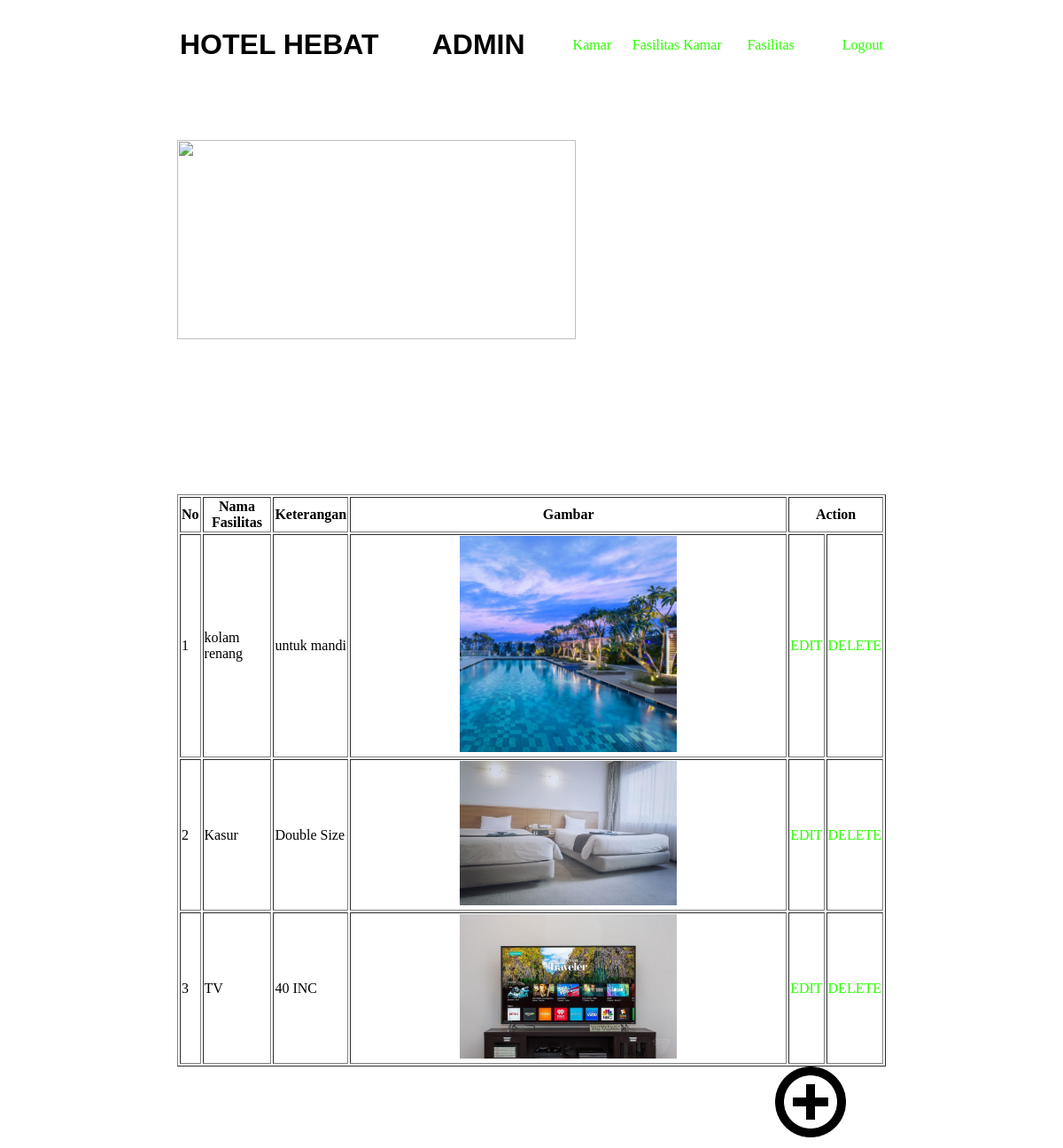
The page /admin_fasilitas.php on the database its author committed.
### tables this page shows
CREATE TABLE `tbfasilitas` (
  `idFasilitas` int(30) NOT NULL,
  `namaFasilitas` varchar(30) NOT NULL,
  `typeKamar` varchar(100) NOT NULL,
  `imgfasilitas` varchar(1000) NOT NULL,
  `locatio` varchar(100) NOT NULL
);

### admin_fasilitas.php (the view, shortened to what this page needs)
<!DOCTYPE html>
<html lang="en">
<head>
    <link rel="stylesheet" type="text/css" href="style.css">
</head>
<noframe>
<body>
    <div id="warp">
        <div class="topmenu">
            <table>
            <tr>
            <td width="300px"><h1>HOTEL HEBAT</h1></td>
            <td ><h1>ADMIN</h1></td>
            <td><a href="index_kamar.php" style="margin-left:50px">Kamar</a></td>
            <td width="150px" align="center"><a  href="admin_kamar.php" >Fasilitas Kamar</a></td>
            <td><a href="admin_fasilitas.php" style="margin-left:5px">Fasilitas</a></td>
            <td><a href="login.php" style="margin-left:50px">Logout</a></td>
            </tr>
            </table>
    </div>
<div class="pic">
    <img src="https://images.pexels.com/photos/258154/pexels-photo-258154.jpeg?auto=compress&cs=tinysrgb&dpr=1&w=500" height="75%" width="75%" alt="">
</div>
<div class="formtgl">
    <table id="example" class="display responsive nowrap" style="width:100%" border="1">
    <thead>
      <tr>
        <th>No</th>
        <th>Nama Fasilitas</th>
        <th>Keterangan</th>
        <th>Gambar</th>
        <th colspan="2">Action</th>
      </tr>
    </thead>
    <tbody class="alert-success">
      <?php
      include 'koneksi.php';
      $sql =mysqli_query($con, "SELECT * FROM tbfasilitas");
while($row= mysqli_fetch_array($sql)) {
       ?>
       <tr>
        <?php
        $name = explode('/', $row['locatio']);
        ?>
        <td ><?php echo $row['idFasilitas']?></td>
        <td ><?php echo $row['namaFasilitas']?></td>
        <td ><?php echo $row['typeKamar']?></td>
        <td align="center"><?php echo "<img src='files/$name[1]' width='50%' height='50%' />";?></td>
        <td><a href="admin_fasilitas_edit.php?del=<?php echo $row['idFasilitas']?>">EDIT</a></td>
        <td><a href="admin_fasilitas_delete.php?del=<?php echo $row['idFasilitas']?>">DELETE</a></td>
      </tr>
      <?php
    }
    ?>
  </tbody>
</table>
<a href="admin_tambah_fasilitas.php"><img src="pngwing.com (2).png" height="10%" width="10%" style="margin-left:675px" alt=""></a>
</div>
    </div>
</body>
</noframe>
</html>

### style.css (style rules this page uses)
body { background-color: #fff; }
a { color: rgb(43, 255, 0); }

### admin_fasilitas.php (style rules this page uses)
#warp { width: 800px; margin: auto; }
.topmenu { height: 100px; width: 100%; }
.pic { width: 100%; height: 400px; margin-top:50px; }
h1 { font-family: Arial; }
a { text-decoration: none; }

### rows shown on the page
tbfasilitas: idFasilitas "1", namaFasilitas "kolam renang", typeKamar "untuk mandi", locatio (picture)
tbfasilitas: idFasilitas "2", namaFasilitas "Kasur", typeKamar "Double Size", locatio (picture)
tbfasilitas: idFasilitas "3", namaFasilitas "TV", typeKamar "40 INC", locatio (picture)
